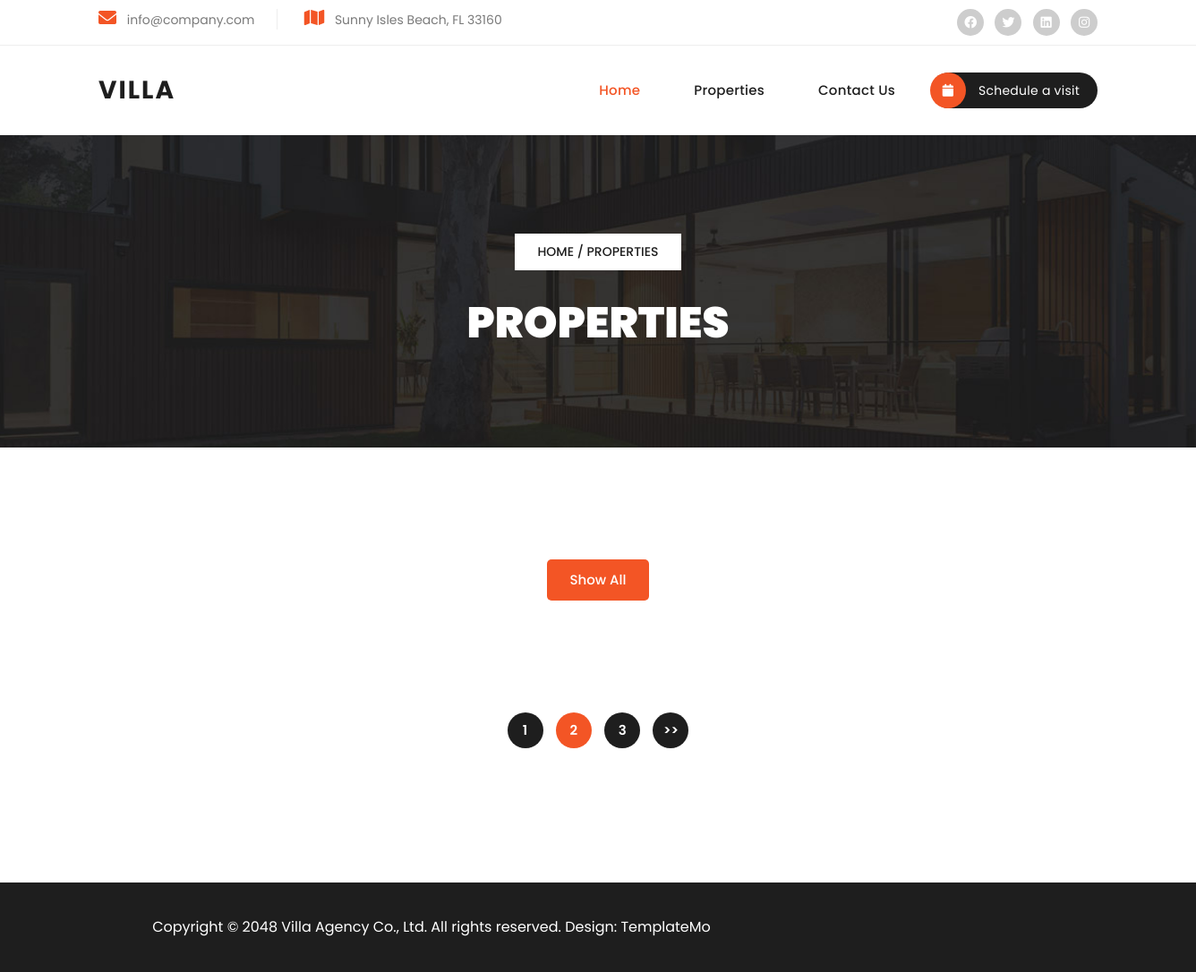
/properties/, run on an earlier commit of the app's database.
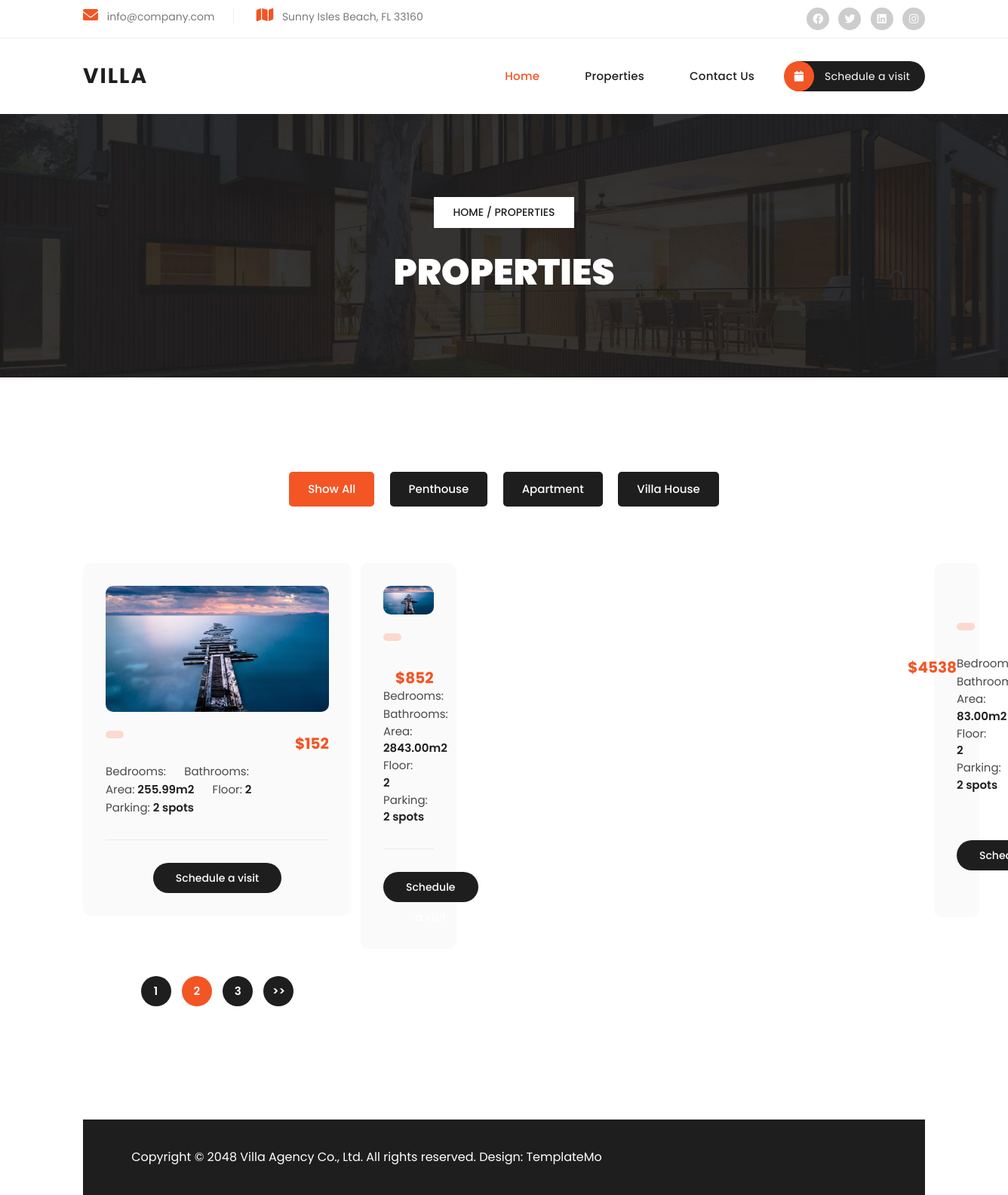
And on a later commit of the database.
### main/models.py (models this page shows, shortened)
class Category(models.Model):
    name = models.CharField(max_length=200)
    is_active = models.BooleanField(default=True)

class House(models.Model):
    title = models.CharField(max_length=200)
    image = models.FileField(upload_to='images')
    desc = models.TextField()
    price = models.PositiveBigIntegerField()
    bedroom = models.CharField(default=1)
    bathroom = models.PositiveSmallIntegerField(default=1)
    area = models.DecimalField(max_digits=10,decimal_places=2)
    floor = models.PositiveSmallIntegerField(default=2)
    parking = models.PositiveSmallIntegerField(default=2)
    room = models.PositiveSmallIntegerField(default=2)
    category = models.ForeignKey("Category", on_delete=models.CASCADE, related_name='houses')
    is_active = models.BooleanField(default=True)

### main/views.py (the view)
# urls.py: path('properties/', views.product_list_view, name='properties'),
def product_list_view(request):
    categories = Category.objects.all()
    houses = House.objects.all().filter(is_active=True)
    category = request.GET.get("category")
    if category:
        houses = houses.filter(category_name=category)
    data = {
        'categories': categories,
        'houses': houses,
        'title': 'Properties Page'
    }
    return render(request, 'main/properties.html', data)

### main/templates/main/properties.html (shortened to what this page needs)
{% extends 'main/base.html' %}
{% load static %}
{% block content %}
  <div class="page-heading header-text">
    <div class="container">
      <div class="row">
        <div class="col-lg-12">
          <span class="breadcrumb"><a href="#">Home</a> / Properties</span>
          <h3>Properties</h3>
        </div>
      </div>
    </div>
  </div>
  <div class="section properties">
    <div class="container">
      <ul class="properties-filter">
        <li>
          <a class="is_active" href="{% url 'properties' %}" data-filter="*">Show All</a>
        </li>
          {% for category in categories %}
        <li>
          <a href="?category={{ category.id }}" data-filter=".adv">{{ category.name }}</a>
        </li>
        {% endfor %}
      </ul>
      <div class="row properties-box">
        {% for house in houses %}
        <div class="col-lg-4 col-md-6 align-self-center mb-30 properties-items col-md-6 adv">
          <div class="item">
            <a href="{% url 'house-detail' house.id %}"><img src="{{ house.image.url }}" alt=""></a>
            <span class="category">{{ house.category_name }}</span>
            <h6>${{ house.price }}</h6>
            <ul>
              <li>Bedrooms: </li>
              <li>Bathrooms: </li>
              <li>Area: <span>{{ house.area }}m2</span></li>
              <li>Floor: <span>{{ house.floor }}</span></li>
              <li>Parking: <span>{{ house.parking }} spots</span></li>
            </ul>
            <div class="main-button">
              <a href="{% url 'house-detail' house.id %}">Schedule a visit</a>
            </div>
          </div>
          {% endfor %}
        </div>
      </div>
      <div class="row">
        <div class="col-lg-12">
          <ul class="pagination">
            <li><a href="#">1</a></li>
            <li><a class="is_active" href="#">2</a></li>
            <li><a href="#">3</a></li>
            <li><a href="#">>></a></li>
          </ul>
        </div>
      </div>
    </div>
  </div>
  {% endblock %}

### main/templates/main/base.html (shortened to what this page needs)
<!DOCTYPE html>
<html lang="en">
  {% load static %}
  <head>
    <link href="{% static 'vendor/bootstrap/css/bootstrap.min.css' %}" rel="stylesheet">
    <link rel="stylesheet" href="{% static 'css/fontawesome.css' %}">
    <link rel="stylesheet" href="{% static 'css/templatemo-villa-agency.css' %}">
    <link rel="stylesheet" href="{% static 'css/owl.css' %}">
    <link rel="stylesheet" href="{% static 'css/animate.css' %}">
    <link rel="stylesheet" href="https://unpkg.com/swiper@7/swiper-bundle.min.css"/>
  </head>
<body>
  <div class="sub-header">
    <div class="container">
      <div class="row">
        <div class="col-lg-8 col-md-8">
          <ul class="info">
            <li><i class="fa fa-envelope"></i> info@company.com</li>
            <li><i class="fa fa-map"></i> Sunny Isles Beach, FL 33160</li>
          </ul>
        </div>
        <div class="col-lg-4 col-md-4">
          <ul class="social-links">
            <li><a href="#"><i class="fab fa-facebook"></i></a></li>
            <li><a href="https://x.com/minthu" target="_blank"><i class="fab fa-twitter"></i></a></li>
            <li><a href="#"><i class="fab fa-linkedin"></i></a></li>
            <li><a href="#"><i class="fab fa-instagram"></i></a></li>
          </ul>
        </div>
      </div>
    </div>
  </div>
  <header class="header-area header-sticky">
    <div class="container">
        <div class="row">
            <div class="col-12">
                <nav class="main-nav">
                    <a href="{% url 'home' %}" class="logo">
                        <h1>Villa</h1>
                    </a>
                    <ul class="nav">
                      <li><a href="{% url 'home' %}" class="active">Home</a></li>
                      <li><a href="{% url 'properties' %}">Properties</a></li>
                      <li><a href="{% url 'contact' %}">Contact Us</a></li>
                      <li><a href="#"><i class="fa fa-calendar"></i> Schedule a visit</a></li>
                  </ul>
                </nav>
            </div>
        </div>
    </div>
  </header>
    {% block content %}
    {% endblock %}
  <footer>
    <div class="container">
      <div class="col-lg-8">
        <p>Copyright © 2048 Villa Agency Co., Ltd. All rights reserved.
        Design: <a rel="nofollow" href="https://templatemo.com" target="_blank">TemplateMo</a></p>
      </div>
    </div>
  </footer>
</body>
</html>

What changed in the data, as far as the page shows it:
added Category: name "Penthouse"
added Category: name "Apartment"
added Category: name "Villa House"
added House: image (picture), price "152", area "255.99", floor "2", parking "2"
added House: image (picture), price "852", area "2843.00", floor "2", parking "2"
added House: price "4538", area "83.00", floor "2", parking "2"
